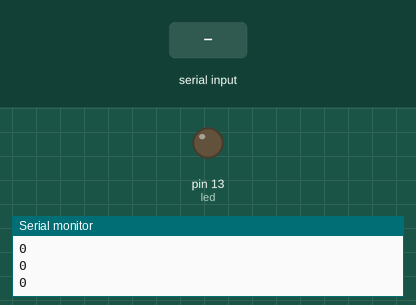
Recording of a sketch running on a simulated Arduino Uno, built with avr-gcc and run on an emulated ATmega328P. On the bench: output pins drawn as LEDs (lit = HIGH), the last lines printed to the serial monitor. Inputs (shaded band) come from the test bench.

Above: at 1.2 s.
1.3 s: "90,45\n" received over Serial
At 1.7 s:
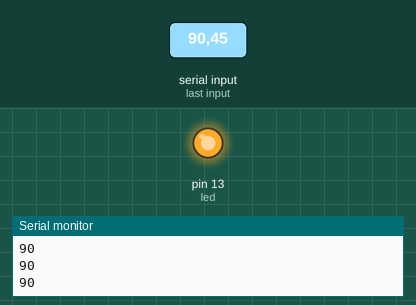
Timing chart, 0 to 4.3 s (numbered marks = the images above; inputs shaded):
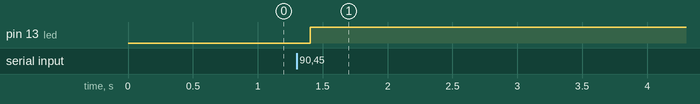

Measured:
- after the input at 1.3 s, pin 13 (led): LOW → HIGH after 0.11 s

The sketch:

P_8_ControlLED_confirmacion.ino
```cpp
int led = 13;
void setup() {
Serial.begin(9600) ;
Serial.setTimeout(100);
//100 miliegundos leyendo la informacion
pinMode(led,OUTPUT);
}

//long val = 0
int estado;

void loop() {
 if(Serial.available()>0){
    estado = Serial.readString().toInt();
    digitalWrite(led,estado); // 1 0
 }

 Serial.println(String(estado));
delay(10);
}
```
